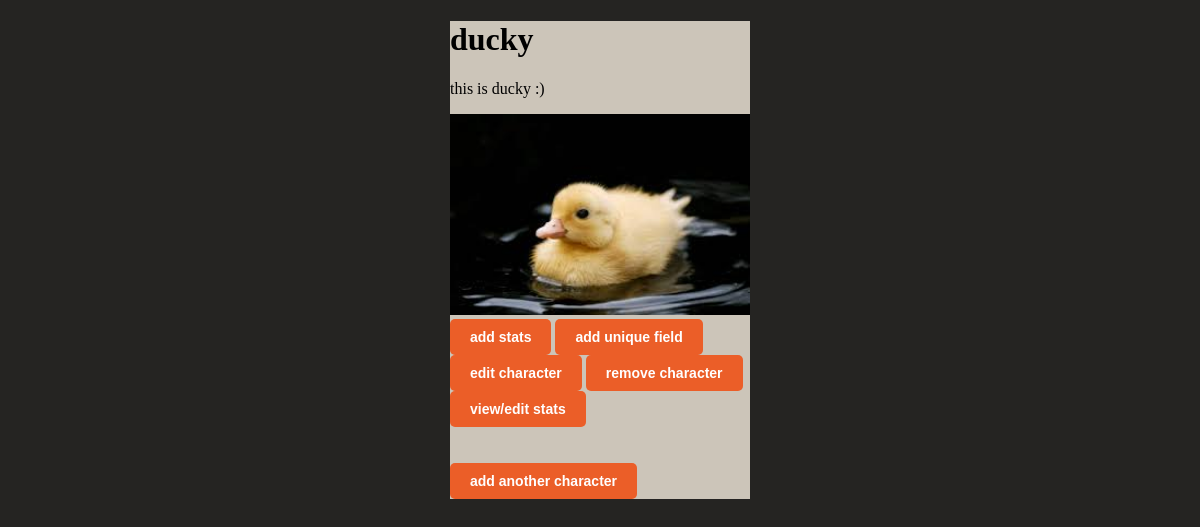
Page /characters (signed in) on the committed database.
### app.py (models this page shows)
class Character(db.Model):
    id = db.Column(db.Integer, primary_key=True)
    accountID = db.Column(db.Integer, db.ForeignKey('account.id'), nullable=False)
    playerID = db.Column(db.Integer, db.ForeignKey('player.id'), nullable=True)
    name = db.Column(db.String(80), nullable=False)
    bio = db.Column(db.String(500), nullable=True)
    image = db.Column(db.String(80), nullable=True) #file for saved img path probably

### app.py (the view)
@app.route('/characters', methods=['GET', 'POST'])
@login_required
def characters():
    characters = Character.query.filter_by(accountID=current_user.id)
    return render_template('characters.html', characters=characters)

### app.py (called while the page is built)
@login_manager.user_loader
def load_user(id):
    return Account.query.get(int(id))

### templates/characters.html (shortened to what this page needs)
<!DOCTYPE html>
<html lang="en">
<head>
</head>
<body>
    <div class="characterCard">
        {% for character in characters %}
            <h1>{{ character.name }}</h1>
            <p>{{ character.bio }}</p>
            <img src="/uploads/{{character.image}}" alt="Image Preview" class="img">
            <br>
            <a href='/addstats/{{ character.id }}'><button class="button">add stats</button></a>
            <a href='/adduniquefield/{{ character.id }}'><button class="button">add unique field</button></a>
            <br>
            <a href='/editcharacter/{{character.id}}'><button class = "button" > edit character</button></a>
            <a href='/removecharacter/{{ character.id }}'><button class="button">remove character</button></a> <br>
            <a href='/viewstats/{{ character.id }}'><button class="button">view/edit stats</button></a>
        {% endfor %}
            <br>
            <br>
            <br><a href="/addcharacter"><button class="button">add another character</button></a>
    </div>
</body>
</html>

### templates/characters.html (style rules this page uses)
body { background-color: #252422; }
.img { width: 300px; }
.button { background-color: #EB5E28; color: #fff; font-weight: bold; padding: 10px 20px; border: none; border-radius: 5px; cursor: pointer; font-size: 14px; transition: background-color 0.3s, color 0.3s; }
.characterCard { max-width: fit-content; margin-left: auto; margin-right: auto; background-color: #CCC5B9; }

### rows in the picture
Character: name "ducky", bio "this is ducky :)", image (picture)
